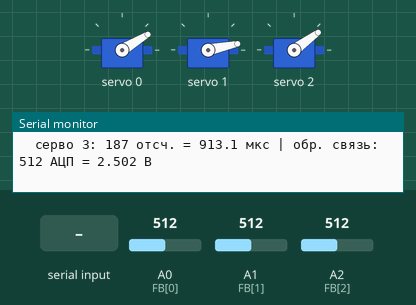
This sketch was run on a simulated Arduino Uno, built with avr-gcc and run on an emulated ATmega328P. Parts: 3 × servo, the last lines printed to the serial monitor. The inputs (shaded band) are chosen by the test bench; at power-on: A0 (FB[0]) = 512, A1 (FB[1]) = 512, A2 (FB[2]) = 512.

Above: at 1.5 s.
1.6 s: "+" received over Serial
At 2.6 s:
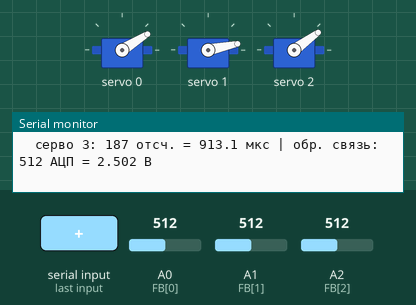
3.1 s: "]" received over Serial
At 3.7 s:
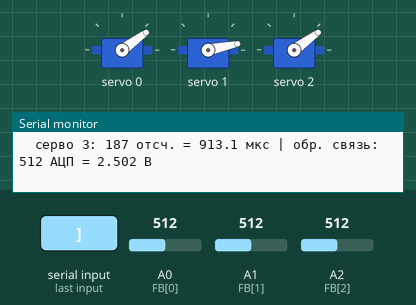
4.6 s: "]" received over Serial
At 5.8 s:
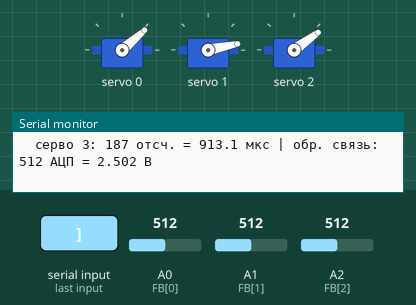
6.1 s: "[" received over Serial
At 7.2 s:
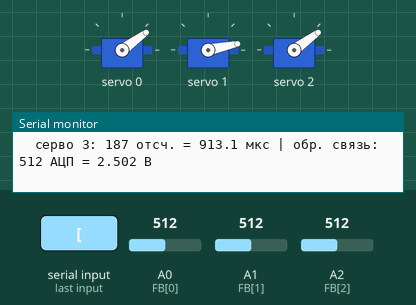
Timing chart, 0 to 8.6 s (numbered marks = the images above; inputs shaded):
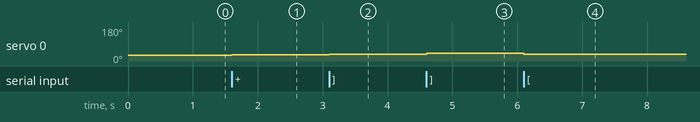

The sketch:

servo_calibration.ino
```cpp
/*
  Калибровка нуля серво FB5118M через PCA9685.
  Библиотека: Adafruit PWM Servo Driver (Менеджер библиотек Arduino IDE).
  Подключение PCA9685 к Arduino Uno/Nano: SDA -> A4, SCL -> A5, VCC -> 5V, GND -> GND.
  Серво - на каналы PCA9685 из массива CH (поменяй, если подключены к другим).
  Серво 1, 2, 3 - это приводы в шарнирах B1, B3, B5 по схеме платформы
  (в MATLAB-коде эти же шарниры называются A1, A3, A5). К пинам Arduino A1..A5 отношения не имеют.

  Обратная связь FB5118M (4-й провод) -> аналоговые пины FB (по умолчанию A0, A1, A2).
  Напряжение на нём пропорционально фактическому углу вала: так видно, куда вал
  реально встал, и не упирается ли серва (командуешь одно, а вал стоит).

  Монитор порта: 115200, "Нет конца строки" / "NL" - не важно.
  Команды:
    1 / 2 / 3  - выбрать серво (шарниры B1, B3, B5 по схеме)
    + / -      - импульс +1 / -1 отсчёт  (~4.9 мкс)
    ] / [      - импульс +10 / -10 отсчётов (~49 мкс)
    0          - вернуть выбранную серво в её ноль (ZERO)
    p          - напечатать отсчёты всех трёх серво и их обратную связь
*/
#include <Wire.h>
#include <Adafruit_PWMServoDriver.h>

Adafruit_PWMServoDriver pca = Adafruit_PWMServoDriver(0x40);

const uint8_t CH[3] = {0, 1, 2};         // номера каналов PCA9685 (0..15) для серво в B1, B3, B5
const float FREQ = 50.0;                 // Гц - та же частота, что cal.freq в servoToPCA.m
const int T_MIN = 102, T_MAX = 512;      // ~500..2500 мкс (серво 2 в нуле уже на ~669 мкс)
const uint8_t FB[3] = {A0, A1, A2};      // провод обратной связи серво в B1, B3, B5
int ticks[3] = {177, 137, 187};          // найденные нули (кривошип горизонтален), 02.10.2026
const int ZERO[3] = {177, 137, 187};     // ноль: 864 / 669 / 913 мкс
int sel = 0;

float toUs(int t) { return t * 1e6 / (FREQ * 4096.0); }

void apply(int k) {
  ticks[k] = constrain(ticks[k], T_MIN, T_MAX);
  pca.setPWM(CH[k], 0, ticks[k]);
}

// Среднее из 16 замеров АЦП (Arduino Uno/Nano: 0..1023 на 0..5 В)
int readFB(int k) {
  long sum = 0;
  for (int i = 0; i < 16; i++) sum += analogRead(FB[k]);
  return sum / 16;
}

void printAll() {
  delay(300);                            // дать валу доехать перед замером
  for (int k = 0; k < 3; k++) {
    int adc = readFB(k);
    Serial.print(k == sel ? "> " : "  ");
    Serial.print("серво "); Serial.print(k + 1);
    Serial.print(": "); Serial.print(ticks[k]);
    Serial.print(" отсч. = "); Serial.print(toUs(ticks[k]), 1); Serial.print(" мкс");
    Serial.print(" | обр. связь: "); Serial.print(adc);
    Serial.print(" АЦП = "); Serial.print(adc * 5.0 / 1023.0, 3); Serial.println(" В");
  }
  Serial.println();
}

void setup() {
  Serial.begin(115200);
  pca.begin();
  pca.setOscillatorFrequency(25000000);  // у клонов бывает 24-27 МГц, на калибровку не влияет
  pca.setPWMFreq(FREQ);
  delay(10);
  for (int k = 0; k < 3; k++) apply(k);
  Serial.println("Калибровка нуля. Команды: 1 2 3, + -, ] [, 0, p");
  printAll();
}

void loop() {
  if (!Serial.available()) return;
  char c = Serial.read();
  switch (c) {
    case '1': case '2': case '3': sel = c - '1'; break;
    case '+': ticks[sel] += 1;  apply(sel); break;
    case '-': ticks[sel] -= 1;  apply(sel); break;
    case ']': ticks[sel] += 10; apply(sel); break;
    case '[': ticks[sel] -= 10; apply(sel); break;
    case '0': ticks[sel] = ZERO[sel]; apply(sel); break;
    case 'p': break;
    default: return;                     // переводы строк и прочее - игнор
  }
  printAll();
}
```

Measured:
- after the input at 1.6 s, servo 0: 31° → 32° at once
- after the input at 3.1 s, servo 0: 32° → 36° at once
- after the input at 4.6 s, servo 0: 36° → 41° at once
- after the input at 6.1 s, servo 0: 41° → 36° at once
